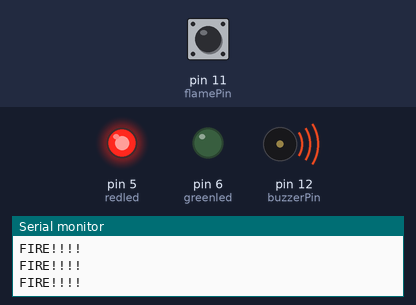
The sketch below on a simulated Arduino Uno, built with avr-gcc and run on an emulated ATmega328P. On the bench: output pins drawn as LEDs (lit = HIGH), buzzer (waves = sounding, pin HIGH), the last lines printed to the serial monitor. Dashed ring = blinking. The test bench sets the inputs (shaded band); at power-on: pin 11 (flamePin) HIGH.

Above: at 1.2 s.
1.3 s: pin 11 (flamePin) driven LOW
At 2.5 s:
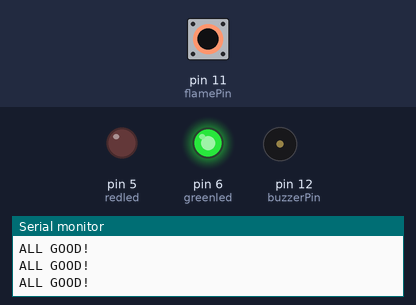
2.8 s: pin 11 (flamePin) driven HIGH
At 3.8 s:
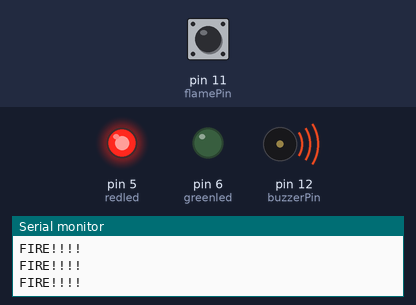
5.8 s: pin 11 (flamePin) pulsed LOW 2 times (0.12 s each, 0.3 s apart)
At 6.02 s:
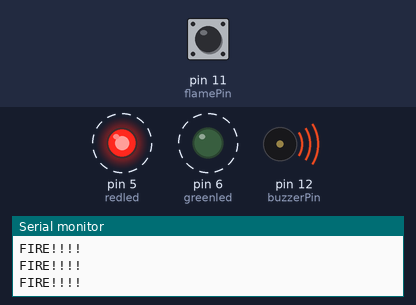
9.4 s: pin 11 (flamePin) pulsed LOW 5 times (0.12 s each, 0.3 s apart)
At 11.7 s:
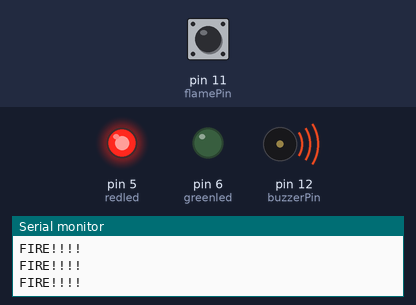
Timing chart, 0 to 13.2 s (numbered marks = the images above; inputs shaded):
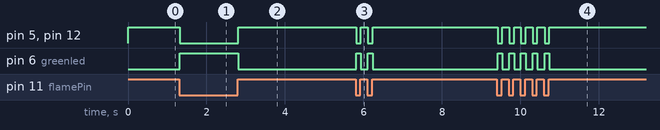

The sketch:

fire_alarm.ino
```cpp
const int buzzerPin = 12;
const int flamePin = 11;
int Flame = HIGH;
int redled = 5;
int greenled = 6;

void setup() {
    pinMode(buzzerPin, OUTPUT);
    pinMode(redled, OUTPUT);
    pinMode(greenled, OUTPUT);
    pinMode(flamePin, INPUT);
    Serial.begin(9600);
}

void loop() {
    Flame = digitalRead(flamePin);
    if (Flame== LOW) {
        Serial.println("ALL GOOD!");
        digitalWrite(buzzerPin, LOW);
        digitalWrite(redled, LOW);
        digitalWrite(greenled, HIGH);
    } else {
        Serial.println("FIRE!!!!");
        digitalWrite(buzzerPin, HIGH);
        digitalWrite(greenled, LOW);
        digitalWrite(redled, HIGH);
    }
}
```

blink_led.c
```cpp
#include <avr/io.h>
#include <util/delay.h>

int main(){
    DDRB = DDRB | (1 << DDB1);
    DDRB = DDRB | (1 << DDB2);

    while(1){
        PORTB = PORTB | (1 << PORTB1);
        PORTB = PORTB & ~(1 << PORTB2);
        _delay_ms(10000);
        PORTB = PORTB & ~(1 << PORTB1);
        PORTB = PORTB | (1 << PORTB2);
        _delay_ms(10000);
    }

    return 0;
}
```

mosquito_blocker.c
```cpp
#include <avr/io.h>
#include <util/delay.h>

#define BUZZER_PORT PORTB
#define BUZZER_DDR DDRB
#define BUZZER_PIN 2

#define MAX_FREQUENCY 1000000000

void my_delay_ms(int ms){
    while (0 < ms){
      _delay_ms(1);
      --ms;
    }
}

void generate_tone(float frequency, float duration){
     int total_cycles = duration * frequency / 1000;
     for(int i = 0; i < total_cycles; i++){
        my_delay_ms(1000 / (2 * frequency));
        BUZZER_PORT = BUZZER_PORT | (1 << BUZZER_PIN);
        my_delay_ms(1000 / (2 * frequency));
        BUZZER_PORT = BUZZER_PORT & ~(1 << BUZZER_PIN);
     }
}

int main(){
    BUZZER_DDR = BUZZER_DDR | (1 << BUZZER_PIN);

    while(1){
        generate_tone(38000, 50);
        generate_tone(40000, 50);
        generate_tone(44000, 50);
    }

    return 0;
}
```

Measured:
- after the input at 1.3 s, pin 5 (redled), pin 12 (buzzerPin): HIGH → LOW at once; pin 6 (greenled): LOW → HIGH at once
- after the input at 2.8 s, pin 5 (redled), pin 12 (buzzerPin): LOW → HIGH at once; pin 6 (greenled): HIGH → LOW at once
- after the input at 5.8 s, pin 5 (redled), pin 12 (buzzerPin): alternates HIGH for 0.18 s and LOW for 0.12 s, 4 changes in all, then stays HIGH, starting at once; pin 6 (greenled): alternates HIGH for 0.12 s and LOW for 0.18 s, 4 changes in all, then stays LOW, starting at once
- after the input at 9.4 s, pin 5 (redled), pin 12 (buzzerPin): alternates HIGH for 0.18 s and LOW for 0.11 s, 10 changes in all, then stays HIGH, starting at once; pin 6 (greenled): alternates HIGH for 0.11 s and LOW for 0.18 s, 10 changes in all, then stays LOW, starting at once
